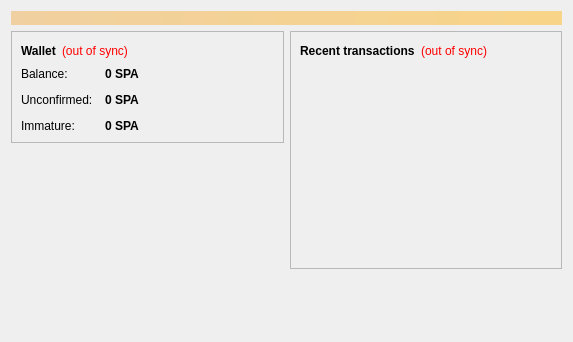
<?xml version="1.0" encoding="UTF-8"?>
<ui version="4.0">
 <class>OverviewPage</class>
 <widget class="QWidget" name="OverviewPage">
  <property name="geometry">
   <rect>
    <x>0</x>
    <y>0</y>
    <width>573</width>
    <height>342</height>
   </rect>
  </property>
  <property name="windowTitle">
   <string>Form</string>
  </property>
  <layout class="QVBoxLayout" name="topLayout">
   <item>
    <widget class="QLabel" name="labelAlerts">
     <property name="visible">
      <bool>false</bool>
     </property>
     <property name="styleSheet">
      <string notr="true">background-color: qlineargradient(x1: 0, y1: 0, x2: 1, y2: 0, stop:0 #F0D0A0, stop:1 #F8D488); color:#000000;</string>
     </property>
     <property name="wordWrap">
      <bool>true</bool>
     </property>
     <property name="margin">
      <number>3</number>
     </property>
    </widget>
   </item>
   <item>
    <layout class="QHBoxLayout" name="horizontalLayout" stretch="1,1">
     <item>
      <layout class="QVBoxLayout" name="verticalLayout_2">
       <item>
        <widget class="QFrame" name="frame">
         <property name="frameShape">
          <enum>QFrame::StyledPanel</enum>
         </property>
         <property name="frameShadow">
          <enum>QFrame::Raised</enum>
         </property>
         <layout class="QVBoxLayout" name="verticalLayout_4">
          <item>
           <layout class="QHBoxLayout" name="horizontalLayout_4">
            <item>
             <widget class="QLabel" name="label_5">
              <property name="font">
               <font>
                <weight>75</weight>
                <bold>true</bold>
               </font>
              </property>
              <property name="text">
               <string>Wallet</string>
              </property>
             </widget>
            </item>
            <item>
             <widget class="QLabel" name="labelWalletStatus">
              <property name="toolTip">
               <string>The displayed information may be out of date. Your wallet automatically synchronizes with the rushcoin network after a connection is established, but this process has not completed yet.</string>
              </property>
              <property name="styleSheet">
               <string notr="true">QLabel { color: red; }</string>
              </property>
              <property name="text">
               <string notr="true">(out of sync)</string>
              </property>
              <property name="alignment">
               <set>Qt::AlignLeading|Qt::AlignLeft|Qt::AlignVCenter</set>
              </property>
             </widget>
            </item>
            <item>
             <spacer name="horizontalSpacer_2">
              <property name="orientation">
               <enum>Qt::Horizontal</enum>
              </property>
              <property name="sizeHint" stdset="0">
               <size>
                <width>40</width>
                <height>20</height>
               </size>
              </property>
             </spacer>
            </item>
           </layout>
          </item>
          <item>
           <layout class="QFormLayout" name="formLayout_2">
            <property name="fieldGrowthPolicy">
             <enum>QFormLayout::AllNonFixedFieldsGrow</enum>
            </property>
            <property name="horizontalSpacing">
             <number>12</number>
            </property>
            <property name="verticalSpacing">
             <number>12</number>
            </property>
            <item row="0" column="0">
             <widget class="QLabel" name="label">
              <property name="text">
               <string>Balance:</string>
              </property>
             </widget>
            </item>
            <item row="0" column="1">
             <widget class="QLabel" name="labelBalance">
              <property name="font">
               <font>
                <weight>75</weight>
                <bold>true</bold>
               </font>
              </property>
              <property name="cursor">
               <cursorShape>IBeamCursor</cursorShape>
              </property>
              <property name="toolTip">
               <string>Your current balance</string>
              </property>
              <property name="text">
               <string notr="true">0 SPA</string>
              </property>
              <property name="textInteractionFlags">
               <set>Qt::LinksAccessibleByMouse|Qt::TextSelectableByKeyboard|Qt::TextSelectableByMouse</set>
              </property>
             </widget>
            </item>
            <item row="1" column="0">
             <widget class="QLabel" name="label_3">
              <property name="text">
               <string>Unconfirmed:</string>
              </property>
             </widget>
            </item>
            <item row="1" column="1">
             <widget class="QLabel" name="labelUnconfirmed">
              <property name="font">
               <font>
                <weight>75</weight>
                <bold>true</bold>
               </font>
              </property>
              <property name="cursor">
               <cursorShape>IBeamCursor</cursorShape>
              </property>
              <property name="toolTip">
               <string>Total of transactions that have yet to be confirmed, and do not yet count toward the current balance</string>
              </property>
              <property name="text">
               <string notr="true">0 SPA</string>
              </property>
              <property name="textInteractionFlags">
               <set>Qt::LinksAccessibleByMouse|Qt::TextSelectableByKeyboard|Qt::TextSelectableByMouse</set>
              </property>
             </widget>
            </item>
            <item row="2" column="0">
             <widget class="QLabel" name="labelImmatureText">
              <property name="text">
               <string>Immature:</string>
              </property>
             </widget>
            </item>
            <item row="2" column="1">
             <widget class="QLabel" name="labelImmature">
              <property name="font">
               <font>
                <weight>75</weight>
                <bold>true</bold>
               </font>
              </property>
              <property name="toolTip">
               <string>Mined balance that has not yet matured</string>
              </property>
              <property name="text">
               <string notr="true">0 SPA</string>
              </property>
              <property name="textInteractionFlags">
               <set>Qt::LinksAccessibleByMouse|Qt::TextSelectableByKeyboard|Qt::TextSelectableByMouse</set>
              </property>
             </widget>
            </item>
           </layout>
          </item>
         </layout>
        </widget>
       </item>
       <item>
        <spacer name="verticalSpacer">
         <property name="orientation">
          <enum>Qt::Vertical</enum>
         </property>
         <property name="sizeHint" stdset="0">
          <size>
           <width>20</width>
           <height>40</height>
          </size>
         </property>
        </spacer>
       </item>
      </layout>
     </item>
     <item>
      <layout class="QVBoxLayout" name="verticalLayout_3">
       <item>
        <widget class="QFrame" name="frame_2">
         <property name="frameShape">
          <enum>QFrame::StyledPanel</enum>
         </property>
         <property name="frameShadow">
          <enum>QFrame::Raised</enum>
         </property>
         <layout class="QVBoxLayout" name="verticalLayout">
          <item>
           <layout class="QHBoxLayout" name="horizontalLayout_2">
            <item>
             <widget class="QLabel" name="label_4">
              <property name="text">
               <string>&lt;b&gt;Recent transactions&lt;/b&gt;</string>
              </property>
             </widget>
            </item>
            <item>
             <widget class="QLabel" name="labelTransactionsStatus">
              <property name="toolTip">
               <string>The displayed information may be out of date. Your wallet automatically synchronizes with the rushcoin network after a connection is established, but this process has not completed yet.</string>
              </property>
              <property name="styleSheet">
               <string notr="true">QLabel { color: red; }</string>
              </property>
              <property name="text">
               <string notr="true">(out of sync)</string>
              </property>
              <property name="alignment">
               <set>Qt::AlignRight|Qt::AlignTrailing|Qt::AlignVCenter</set>
              </property>
             </widget>
            </item>
            <item>
             <spacer name="horizontalSpacer">
              <property name="orientation">
               <enum>Qt::Horizontal</enum>
              </property>
              <property name="sizeHint" stdset="0">
               <size>
                <width>40</width>
                <height>20</height>
               </size>
              </property>
             </spacer>
            </item>
           </layout>
          </item>
          <item>
           <widget class="QListView" name="listTransactions">
            <property name="styleSheet">
             <string notr="true">QListView { background: transparent; }</string>
            </property>
            <property name="frameShape">
             <enum>QFrame::NoFrame</enum>
            </property>
            <property name="verticalScrollBarPolicy">
             <enum>Qt::ScrollBarAlwaysOff</enum>
            </property>
            <property name="horizontalScrollBarPolicy">
             <enum>Qt::ScrollBarAlwaysOff</enum>
            </property>
            <property name="selectionMode">
             <enum>QAbstractItemView::NoSelection</enum>
            </property>
           </widget>
          </item>
         </layout>
        </widget>
       </item>
       <item>
        <spacer name="verticalSpacer_2">
         <property name="orientation">
          <enum>Qt::Vertical</enum>
         </property>
         <property name="sizeHint" stdset="0">
          <size>
           <width>20</width>
           <height>40</height>
          </size>
         </property>
        </spacer>
       </item>
      </layout>
     </item>
    </layout>
   </item>
  </layout>
 </widget>
 <resources/>
 <connections/>
</ui>
